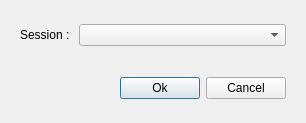
<?xml version="1.0" encoding="UTF-8"?>
<ui version="4.0">
 <class>SessionSelectDialog</class>
 <widget class="QDialog" name="SessionSelectDialog">
  <property name="geometry">
   <rect>
    <x>0</x>
    <y>0</y>
    <width>306</width>
    <height>123</height>
   </rect>
  </property>
  <property name="windowTitle">
   <string>Dialog</string>
  </property>
  <layout class="QVBoxLayout" name="verticalLayout">
   <item>
    <widget class="QWidget" name="widget" native="true">
     <layout class="QHBoxLayout" name="horizontalLayout">
      <item>
       <widget class="QLabel" name="label">
        <property name="sizePolicy">
         <sizepolicy hsizetype="Fixed" vsizetype="Preferred">
          <horstretch>0</horstretch>
          <verstretch>0</verstretch>
         </sizepolicy>
        </property>
        <property name="text">
         <string>Session : </string>
        </property>
       </widget>
      </item>
      <item>
       <widget class="QComboBox" name="m_cboSession"/>
      </item>
     </layout>
    </widget>
   </item>
   <item>
    <widget class="QWidget" name="widget_2" native="true">
     <layout class="QHBoxLayout" name="horizontalLayout_2">
      <item>
       <spacer name="horizontalSpacer">
        <property name="orientation">
         <enum>Qt::Horizontal</enum>
        </property>
        <property name="sizeHint" stdset="0">
         <size>
          <width>40</width>
          <height>20</height>
         </size>
        </property>
       </spacer>
      </item>
      <item>
       <widget class="QPushButton" name="m_btnOk">
        <property name="text">
         <string>Ok</string>
        </property>
       </widget>
      </item>
      <item>
       <widget class="QPushButton" name="m_btnCancel">
        <property name="text">
         <string>Cancel</string>
        </property>
       </widget>
      </item>
     </layout>
    </widget>
   </item>
  </layout>
 </widget>
 <resources/>
 <connections/>
</ui>
